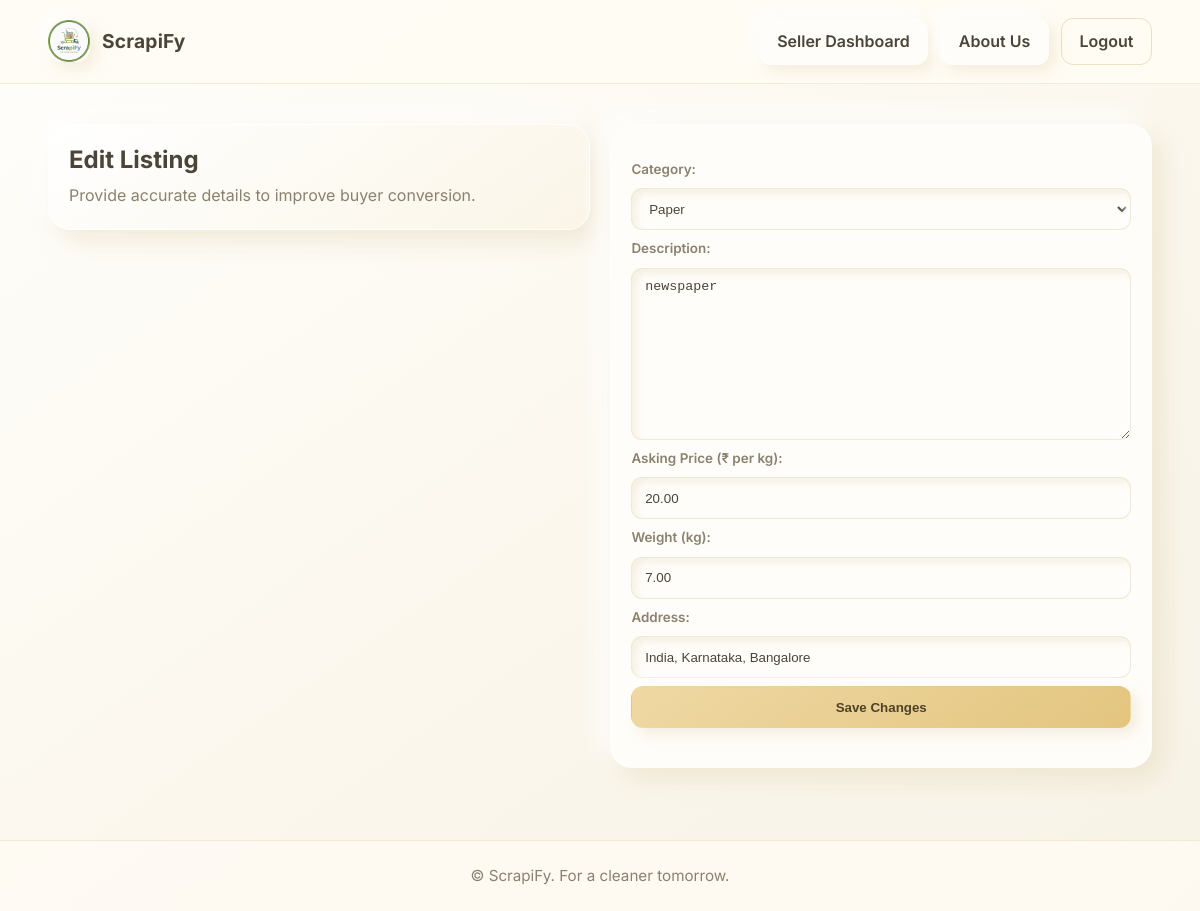
The app's page /seller/listings/2/edit/ (signed in) with its own data.
### home/models.py (models this page shows, shortened)
class TimeStampedModel(models.Model):
	created_at = models.DateTimeField(auto_now_add=True)
	updated_at = models.DateTimeField(auto_now=True)
	class Meta:
		abstract = True

class ScrapListing(TimeStampedModel):
	class Status(models.TextChoices):
		AVAILABLE = "available", "Available"
		RESERVED = "reserved", "Reserved"
		SOLD = "sold", "Sold"
		INACTIVE = "inactive", "Inactive"
	seller = models.ForeignKey(
		SellerProfile,
		on_delete=models.CASCADE,
		related_name="listings",
	)
	category = models.ForeignKey(
		ScrapCategory,
		on_delete=models.PROTECT,
		related_name="listings",
	)
	description = models.TextField()
	quantity_kg = models.DecimalField(
		max_digits=10,
		decimal_places=2,
		validators=[MinValueValidator(Decimal("0.01"))],
	)
	price_per_kg = models.DecimalField(
		max_digits=10,
		decimal_places=2,
		validators=[MinValueValidator(Decimal("0.01"))],
	)
	location = models.CharField(max_length=255)
	status = models.CharField(
		max_length=15,
		choices=Status.choices,
		default=Status.AVAILABLE,
	)
	class Meta:
		ordering = ["-created_at"]
		indexes = [
			models.Index(fields=["status"]),
			models.Index(fields=["category", "status"]),
		]
		constraints = [
			models.CheckConstraint(
				condition=models.Q(quantity_kg__gt=Decimal("0.00")),
				name="listing_quantity_gt_0",
			),
			models.CheckConstraint(
				condition=models.Q(price_per_kg__gt=Decimal("0.00")),
				name="listing_price_gt_0",
			),
		]

### home/views.py (the view)
    @login_required(login_url="seller_auth")
    def _wrapped(request, *args, **kwargs):
        if not _is_seller(request.user):
            messages.error(request, "Seller access required.")
            return redirect("seller_auth")
        return view_func(request, *args, **kwargs)

### home/forms.py
class SellerDashboardListingForm(forms.ModelForm):
    class Meta:
        model = ScrapListing
        fields = ["category", "description", "price_per_kg", "quantity_kg", "location"]
        labels = {
            "price_per_kg": "Asking Price (₹ per kg)",
            "quantity_kg": "Weight (kg)",
            "location": "Address",
        }
    def __init__(self, *args, **kwargs):
        super().__init__(*args, **kwargs)
        self.fields["description"].required = True
        self.fields["location"].required = True

### home/models.py (called while the page is built)
	def __str__(self):
		return self.name

### home/views.py (called while the page is built)
def _is_seller(user):
    return user.is_authenticated and hasattr(user, "seller_profile")

def seller_required(view_func):
    @login_required(login_url="seller_auth")
    def _wrapped(request, *args, **kwargs):
        if not _is_seller(request.user):
            messages.error(request, "Seller access required.")
            return redirect("seller_auth")
        return view_func(request, *args, **kwargs)
    return _wrapped

@seller_required
def seller_listing_edit(request, listing_id):
    listing = get_object_or_404(ScrapListing, pk=listing_id, seller=request.user.seller_profile)
    if request.method == "POST":
        form = SellerDashboardListingForm(request.POST, instance=listing)
        if form.is_valid():
            form.save()
            messages.success(request, "Listing updated successfully.")
            return redirect("seller_dashboard")
    else:
        form = SellerDashboardListingForm(instance=listing)
    return render(request, "seller_listing_form.html", {"form": form, "mode": "edit", "listing": listing})

### home/templates/seller_listing_form.html (shortened to what this page needs)
{% extends "base.html" %}
{% block content %}
<section class="section">
    <div class="container split">
        <div class="card card--glass">
            <h2>{% if mode == "edit" %}Edit Listing{% else %}Create New Listing{% endif %}</h2>
            <p>Provide accurate details to improve buyer conversion.</p>
        </div>
        <div class="card">
            <form class="form" method="post">
                {{ form.as_p }}
                <button type="submit" class="btn btn--primary">
                    {% if mode == "edit" %}Save Changes{% else %}Create Listing{% endif %}
                </button>
            </form>
        </div>
    </div>
</section>
{% endblock %}

### home/static/css/styles.css (style rules this page uses)
:root { --bg: #fffdf7; --bg-soft: #fbf7ec; --surface: #fffdf9; --surface-strong: #f6f0e2; --text: #4b4539; --text-muted: #8a816f; --accent: #e3c57f; --accent-strong: #c9a75f; --line: rgba(201, 167, 95, 0.2); --radius-xs: 12px; --radius-sm: 16px; --radius-md: 22px; --radius-lg: 28px; --shadow-raised: 10px 10px 24px rgba(223, 208, 171, 0.4), -10px -10px 24px rgba(255, 255, 255, 0.98); --shadow-soft: 6px 6px 14px rgba(223, 208, 171, 0.34), -6px -6px 14px rgba(255, 255, 255, 0.96); --shadow-inset: inset 4px 4px 8px rgba(223, 208, 171, 0.3), inset -4px -4px 8px rgba(255, 255, 255, 0.97); }
* { box-sizing: border-box; margin: 0; padding: 0; }
body { font-family: "Inter", "Segoe UI", sans-serif; background: linear-gradient(145deg, #fffefb 0%, #fbf7ed 55%, #f7f2e6 100%); color: var(--text); min-height: 100vh; line-height: 1.6; }
.container { width: min(1180px, 92%); margin: 0 auto; }
.section { padding: 2.5rem 0; }
.section h1, .section h2 { line-height: 1.25; margin-bottom: 0.55rem; }
.section p { color: var(--text-muted); }
.split { display: grid; grid-template-columns: repeat(auto-fit, minmax(280px, 1fr)); gap: 1.3rem; align-items: start; }
.card { background: var(--surface); border-radius: var(--radius-md); padding: 1.25rem; box-shadow: var(--shadow-raised); border: 1px solid rgba(255, 255, 255, 0.7); }
.card--glass { background: linear-gradient(145deg, rgba(255, 255, 255, 0.9), rgba(250, 244, 230, 0.9)); border: 1px solid rgba(255, 255, 255, 0.86); }
.card p { color: var(--text-muted); }
.btn { display: inline-flex; align-items: center; justify-content: center; min-height: 42px; padding: 0.62rem 1.1rem; border-radius: var(--radius-xs); border: 1px solid transparent; font-weight: 600; cursor: pointer; transition: transform 0.16s ease, box-shadow 0.16s ease, background-color 0.16s ease, color 0.16s ease; background: var(--surface); box-shadow: var(--shadow-soft); color: var(--text); }
.btn--primary { background: linear-gradient(145deg, #efd8a4, #e3c57f); color: #4f4228; }
.form { display: grid; gap: 0.5rem; margin: 0.9rem 0 1.2rem; }
.form label { font-size: 0.84rem; font-weight: 600; color: var(--text-muted); }
.form input, .form select, .form textarea { min-height: 42px; padding: 0.62rem 0.8rem; border-radius: 11px; border: 1px solid rgba(201, 167, 95, 0.24); background: var(--surface); color: var(--text); box-shadow: var(--shadow-inset); }
.form textarea { min-height: 90px; resize: vertical; }
.form p { display: grid; gap: 0.5rem; }

### records on screen
ScrapListing: category "Paper", description "newspaper", price_per_kg "20.00", quantity_kg "7.00", location "India, Karnataka, Bangalore"
